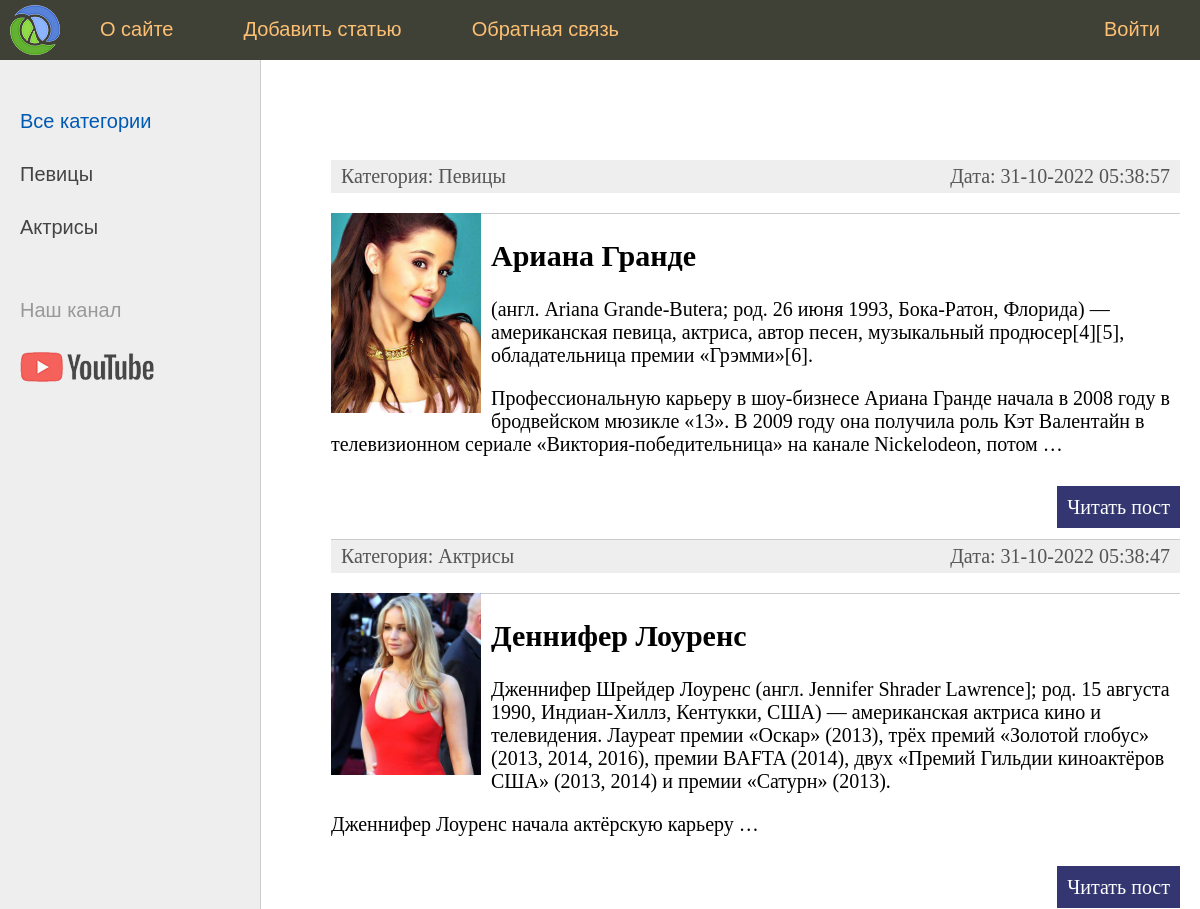
The app's page / (upper part), older data.
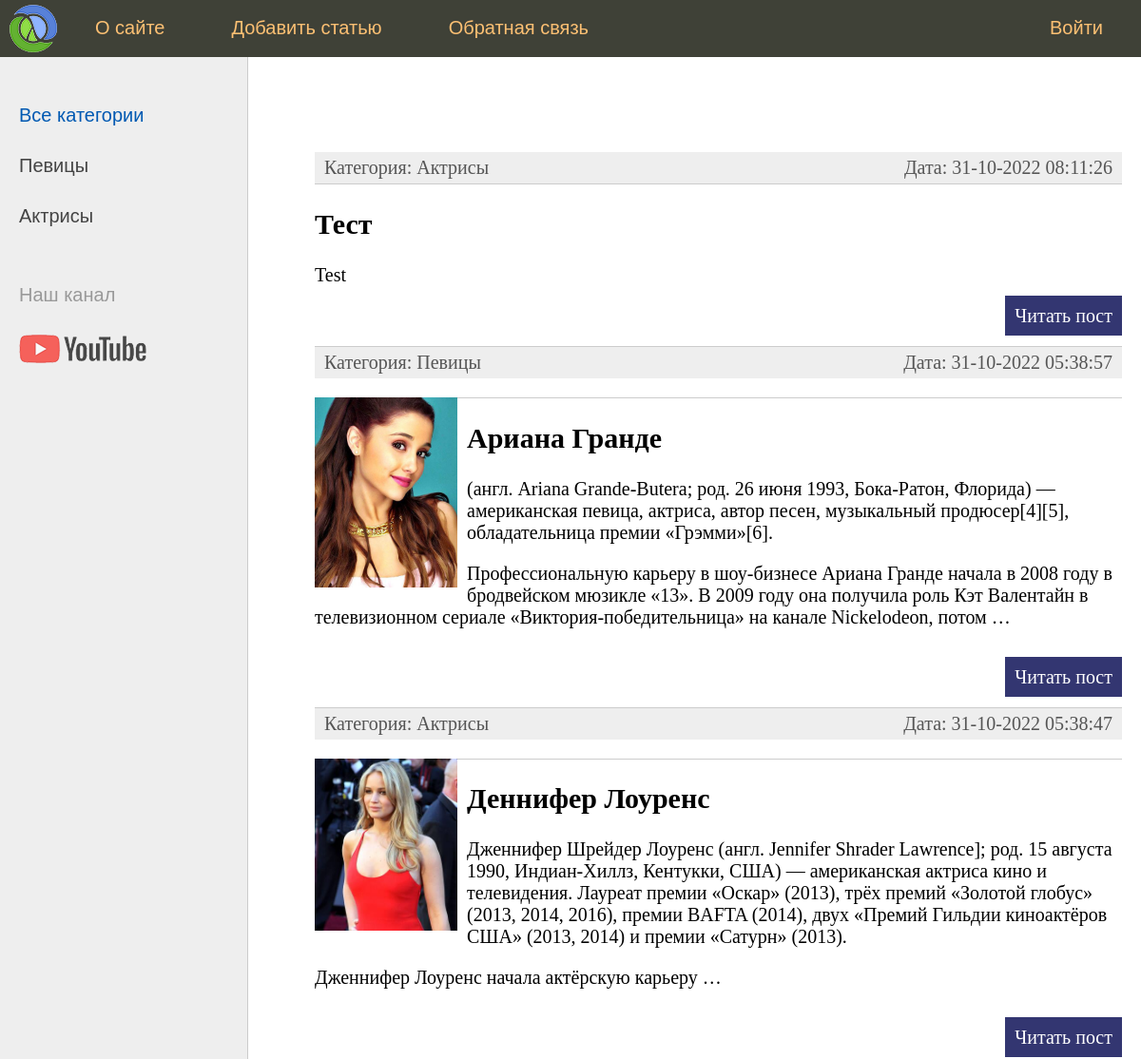
The same page, newer data.
### women/models.py (models this page shows, shortened)
class Category(models.Model):
    name = models.CharField(max_length=100, db_index=True, verbose_name="Категория")
    slug = models.SlugField(max_length=255, unique=True, db_index=True, verbose_name="URL", null=True)
    class Meta:
        verbose_name = 'Категория'
        verbose_name_plural = 'Категории'
        ordering = ['id']
    def get_absolute_url(self):
        return reverse('category', kwargs={'cat_slug': self.slug})
    def __str__(self):
        return self.name

class Women(models.Model):
    title = models.CharField(max_length=255, verbose_name="Заголовок")
    slug = models.SlugField(max_length=255, unique=True, db_index=True, null=True, verbose_name="URL")
    content = models.TextField(blank=True, verbose_name="Текст статьи")
    photo = models.ImageField(upload_to="photos/%Y/%m/%d/", verbose_name="Фото")
    time_create = models.DateTimeField(auto_now_add=True, verbose_name="Время создания")
    time_update = models.DateTimeField(auto_now=True, verbose_name="Время изменения")
    is_published = models.BooleanField(default=True, verbose_name="Публикация")
    cat = models.ForeignKey('Category', on_delete=models.PROTECT, null=True, verbose_name="Категории")
    class Meta:
        verbose_name = 'Известные женщины'
        verbose_name_plural = 'Известные женщины'
        ordering = ['time_create', 'title']
    def get_absolute_url(self):
        return reverse('post', kwargs={'post_slug': self.slug})

### women/views.py (the view)
# urls.py: path('', index, name='home'),
def index(request):
    posts = Women.objects.all().order_by('-time_create')
    context = {
        'posts': posts,
        'title': 'Главная страница',
        'cat_selected': 0
    }
    return render(request, 'women/index.html', context=context)

### women/templatetags/women_tags.py (called while the page is built)
@register.inclusion_tag('women/list_categories.html')
def show_categories(sort=None, cat_selected=0):
    if not sort:
        cats = Category.objects.all()
    else:
        cats = Category.objects.order_by(sort)
    return {"cats": cats, "cat_selected": cat_selected}

@register.inclusion_tag('women/main_menu.html')
def main_menu():
    return {"menu": menu}

### women/templates/women/index.html (shortened to what this page needs)
{% extends 'women/base.html' %}
{% block content %}
<ul class="list-articles">
	{% for p in posts %}
			<li><div class="article-panel">
         		<p class="first">Категория: {{p.cat}}</p>
         		<p class="last">Дата: {{p.time_update|date:"d-m-Y H:i:s"}}</p>
			</div>
			{% if p.photo %}
         		<p><img class="img-article-left thumb" src="{{p.photo.url}}"></p>
			{% endif %}
			<li><h2>{{p.title}}</h2>
			{% autoescape on %}
				{{p.content|linebreaks|truncatewords:50}}
			{% endautoescape %}
			<p class="link-read-post"><a href="{{ p.get_absolute_url }}">Читать пост</a></p>
			</li>
	{% endfor %}
</ul>
{% endblock %}

### women/templates/women/list_categories.html
{% for c in cats %}
         {% if c.pk == cat_selected %}
                   <li class="selected">{{c.name}}</li>
         {% else %}
                   <li><a href="{{ c.get_absolute_url }}">{{c.name}}</a></li>
         {% endif %}
{% endfor %}

Row changes from the older to the newer data that the page shows:
added Women: cat "Актрисы", time_update "31-10-2022 08:11:26", title "Тест", content "Test"
